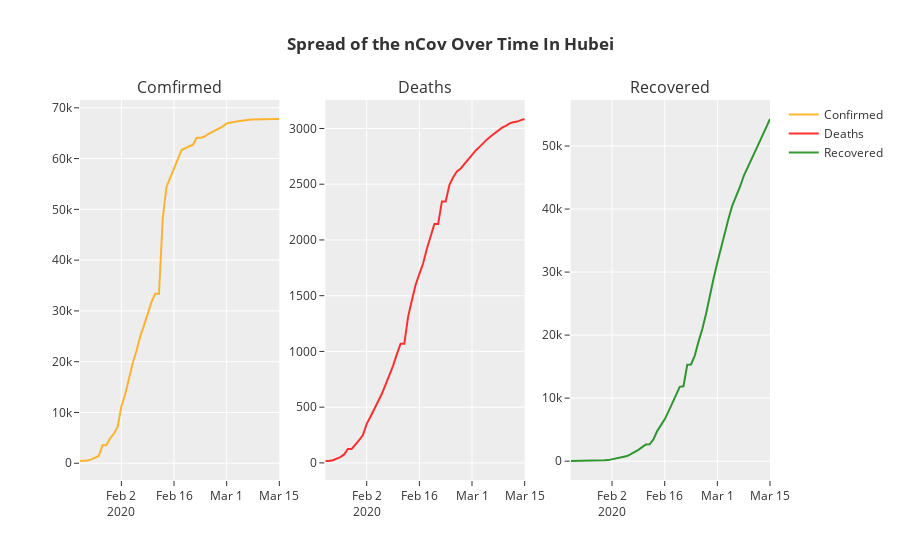

The cell this chart's notebook holds for it:
### Markdown cell above
## Hubei - Spread Over Time

### Code cell
plot = make_subplots(rows=1, cols=3, subplot_titles=("Comfirmed", "Deaths", "Recovered"))

# to plot the spread over time, we would need the data distribution spread over time starting from 22nd Jan 2020
# so we will extract the sub-set from the original data.
hubei_data_over_time = nCoV_data[nCoV_data['State'] == 'Hubei']

subPlot1 = go.Scatter(
                x=hubei_data_over_time['Date'],
                y=hubei_data_over_time['Confirmed'],
                name="Confirmed",
                line_color='orange',
                opacity=0.8)
subPlot2 = go.Scatter(
                x=hubei_data_over_time['Date'],
                y=hubei_data_over_time['Deaths'],
                name="Deaths",
                line_color='red',
                opacity=0.8)

subPlot3 = go.Scatter(
                x=hubei_data_over_time['Date'],
                y=hubei_data_over_time['Recovered'],
                name="Recovered",
                line_color='green',
                opacity=0.8)

plot.append_trace(subPlot1, 1, 1)
plot.append_trace(subPlot2, 1, 2)
plot.append_trace(subPlot3, 1, 3)
plot.update_layout(template="ggplot2", title_text = '<b>Spread of the nCov Over Time In Hubei</b>')
plot.show()
